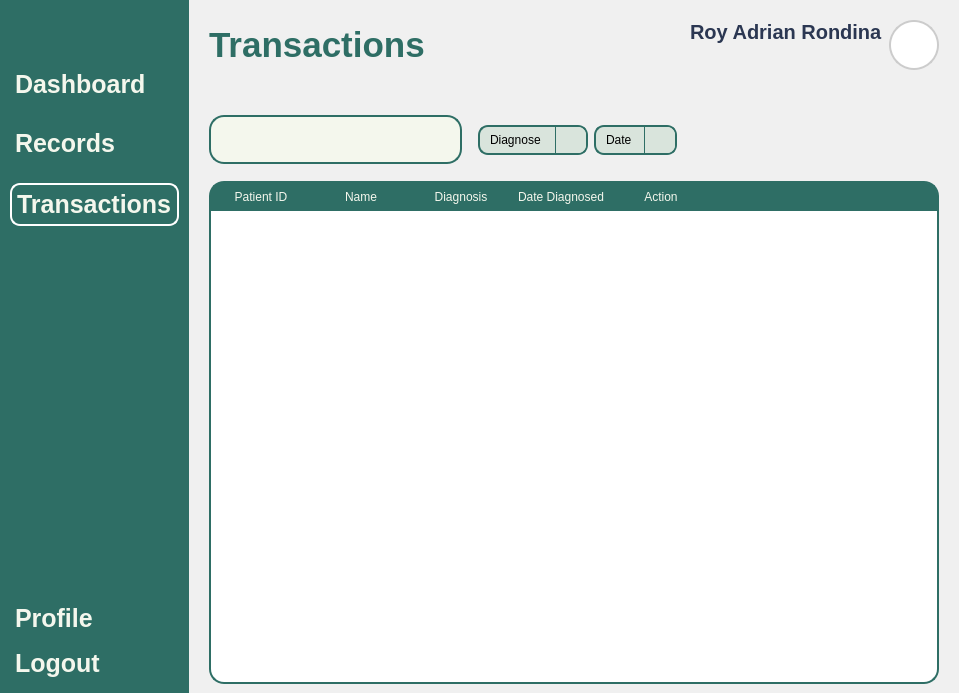
<?xml version="1.0" encoding="UTF-8"?>
<ui version="4.0">
 <class>MainWindow</class>
 <widget class="QMainWindow" name="MainWindow">
  <property name="geometry">
   <rect>
    <x>0</x>
    <y>0</y>
    <width>959</width>
    <height>693</height>
   </rect>
  </property>
  <property name="windowTitle">
   <string>MainWindow</string>
  </property>
  <property name="styleSheet">
   <string notr="true">*{
	padding: 0px;
	margin: 0px;
	border: 0px;
}
QPushButton {
	font: 900 10pt &quot;Satoshi Black&quot;;
	background-color: transparent;
 	border-radius: 10px;
	font-weight: bold;
	font-size: 25px;
	color: #F4F7ED;
	text-align: left;
	padding: 5px 5px;
}
#NavBar {
    background-color: #2E6E65;
}
QLabel {
	font: 900 10pt &quot;Satoshi Black&quot;;
	font-size: 20px;
	font-weight: bold;
	color: #2E6E65;
	qproperty-alignment: 'AlignLeft';
    qproperty-wordWrap: true;
	background: transparent;
}
</string>
  </property>
  <widget class="QWidget" name="centralwidget">
   <layout class="QHBoxLayout" name="horizontalLayout">
    <property name="spacing">
     <number>0</number>
    </property>
    <property name="leftMargin">
     <number>0</number>
    </property>
    <property name="topMargin">
     <number>0</number>
    </property>
    <property name="rightMargin">
     <number>0</number>
    </property>
    <property name="bottomMargin">
     <number>0</number>
    </property>
    <item>
     <widget class="QWidget" name="NavBar" native="true">
      <property name="sizePolicy">
       <sizepolicy hsizetype="Preferred" vsizetype="Expanding">
        <horstretch>0</horstretch>
        <verstretch>0</verstretch>
       </sizepolicy>
      </property>
      <layout class="QVBoxLayout" name="verticalLayout_3">
       <property name="spacing">
        <number>6</number>
       </property>
       <property name="leftMargin">
        <number>10</number>
       </property>
       <property name="topMargin">
        <number>10</number>
       </property>
       <property name="rightMargin">
        <number>10</number>
       </property>
       <property name="bottomMargin">
        <number>10</number>
       </property>
       <item>
        <widget class="QPushButton" name="DashBoardButton_2">
         <property name="text">
          <string/>
         </property>
         <property name="icon">
          <iconset resource="../Images/resources.qrc">
           <normaloff>:/lucide/icons/align-justify.svg</normaloff>:/lucide/icons/align-justify.svg</iconset>
         </property>
         <property name="iconSize">
          <size>
           <width>30</width>
           <height>30</height>
          </size>
         </property>
        </widget>
       </item>
       <item>
        <spacer name="verticalSpacer_3">
         <property name="orientation">
          <enum>Qt::Vertical</enum>
         </property>
         <property name="sizeType">
          <enum>QSizePolicy::Fixed</enum>
         </property>
         <property name="sizeHint" stdset="0">
          <size>
           <width>20</width>
           <height>10</height>
          </size>
         </property>
        </spacer>
       </item>
       <item>
        <layout class="QVBoxLayout" name="MainButtons_2">
         <property name="spacing">
          <number>20</number>
         </property>
         <property name="sizeConstraint">
          <enum>QLayout::SetNoConstraint</enum>
         </property>
         <item>
          <widget class="QPushButton" name="DashboardButton">
           <property name="text">
            <string>Dashboard</string>
           </property>
           <property name="icon">
            <iconset resource="../Images/resources.qrc">
             <normaloff>:/lucide/icons/layout-dashboard.svg</normaloff>:/lucide/icons/layout-dashboard.svg</iconset>
           </property>
           <property name="iconSize">
            <size>
             <width>30</width>
             <height>30</height>
            </size>
           </property>
          </widget>
         </item>
         <item>
          <widget class="QPushButton" name="RecordButton">
           <property name="text">
            <string>Records</string>
           </property>
           <property name="icon">
            <iconset resource="../Images/resources.qrc">
             <normaloff>:/lucide/icons/file-text.svg</normaloff>:/lucide/icons/file-text.svg</iconset>
           </property>
           <property name="iconSize">
            <size>
             <width>30</width>
             <height>30</height>
            </size>
           </property>
          </widget>
         </item>
         <item>
          <widget class="QPushButton" name="pushButton_8">
           <property name="styleSheet">
            <string notr="true">QPushButton{
	border: 2px solid white;
}</string>
           </property>
           <property name="text">
            <string>Transactions</string>
           </property>
           <property name="icon">
            <iconset resource="../Images/resources.qrc">
             <normaloff>:/lucide/icons/tickets.svg</normaloff>:/lucide/icons/tickets.svg</iconset>
           </property>
           <property name="iconSize">
            <size>
             <width>30</width>
             <height>30</height>
            </size>
           </property>
          </widget>
         </item>
        </layout>
       </item>
       <item>
        <spacer name="verticalSpacer_4">
         <property name="orientation">
          <enum>Qt::Vertical</enum>
         </property>
         <property name="sizeType">
          <enum>QSizePolicy::Expanding</enum>
         </property>
         <property name="sizeHint" stdset="0">
          <size>
           <width>20</width>
           <height>40</height>
          </size>
         </property>
        </spacer>
       </item>
       <item>
        <layout class="QVBoxLayout" name="verticalLayout_4">
         <property name="sizeConstraint">
          <enum>QLayout::SetNoConstraint</enum>
         </property>
         <item>
          <widget class="QPushButton" name="ProfileButton">
           <property name="text">
            <string>Profile</string>
           </property>
           <property name="icon">
            <iconset resource="../Images/resources.qrc">
             <normaloff>:/lucide/icons/user-round-cog.svg</normaloff>:/lucide/icons/user-round-cog.svg</iconset>
           </property>
           <property name="iconSize">
            <size>
             <width>30</width>
             <height>30</height>
            </size>
           </property>
          </widget>
         </item>
         <item>
          <widget class="QPushButton" name="LogoutButton">
           <property name="text">
            <string>Logout</string>
           </property>
           <property name="icon">
            <iconset resource="../Images/resources.qrc">
             <normaloff>:/lucide/icons/log-out.svg</normaloff>:/lucide/icons/log-out.svg</iconset>
           </property>
           <property name="iconSize">
            <size>
             <width>30</width>
             <height>30</height>
            </size>
           </property>
          </widget>
         </item>
        </layout>
       </item>
      </layout>
     </widget>
    </item>
    <item>
     <widget class="QFrame" name="MainBodyContainer">
      <property name="styleSheet">
       <string notr="true">#MainBodyContainer {
	background-color: #f0f0f0;
}

#Header {
	padding: 20px 20px;
}
QLabel {
    padding: 0px;
}
#UserType {
	font: 300 10pt &quot;Lexend Light&quot;;
	font-size: 15px;
	color: #2B3752;
}
#UserName {
	font: 600 10pt &quot;Lexend SemiBold&quot;;
	font-size: 20px;
	color: #2B3752;
}
#InterfaceTitle{
	font-size: 35px;
}
QGraphicsView {
    border: 2px solid #ccc;
    border-radius: 25px;
    background: white;
}


</string>
      </property>
      <property name="frameShape">
       <enum>QFrame::StyledPanel</enum>
      </property>
      <property name="frameShadow">
       <enum>QFrame::Raised</enum>
      </property>
      <layout class="QVBoxLayout" name="verticalLayout_5">
       <property name="spacing">
        <number>6</number>
       </property>
       <property name="leftMargin">
        <number>0</number>
       </property>
       <property name="topMargin">
        <number>0</number>
       </property>
       <property name="rightMargin">
        <number>0</number>
       </property>
       <property name="bottomMargin">
        <number>0</number>
       </property>
       <item>
        <widget class="QFrame" name="Header">
         <property name="sizePolicy">
          <sizepolicy hsizetype="Expanding" vsizetype="Preferred">
           <horstretch>0</horstretch>
           <verstretch>0</verstretch>
          </sizepolicy>
         </property>
         <property name="frameShape">
          <enum>QFrame::StyledPanel</enum>
         </property>
         <property name="frameShadow">
          <enum>QFrame::Raised</enum>
         </property>
         <layout class="QHBoxLayout" name="horizontalLayout_2">
          <property name="leftMargin">
           <number>0</number>
          </property>
          <property name="topMargin">
           <number>0</number>
          </property>
          <property name="rightMargin">
           <number>0</number>
          </property>
          <property name="bottomMargin">
           <number>0</number>
          </property>
          <item>
           <widget class="QLabel" name="InterfaceTitle">
            <property name="text">
             <string>Transactions</string>
            </property>
           </widget>
          </item>
          <item>
           <layout class="QHBoxLayout" name="UserPanel">
            <property name="rightMargin">
             <number>0</number>
            </property>
            <item>
             <layout class="QVBoxLayout" name="UserInfo">
              <property name="spacing">
               <number>0</number>
              </property>
              <item alignment="Qt::AlignRight">
               <widget class="QLabel" name="UserName">
                <property name="text">
                 <string>Roy Adrian Rondina</string>
                </property>
                <property name="alignment">
                 <set>Qt::AlignLeading</set>
                </property>
               </widget>
              </item>
             </layout>
            </item>
            <item>
             <widget class="QFrame" name="Profile">
              <property name="sizePolicy">
               <sizepolicy hsizetype="Fixed" vsizetype="Fixed">
                <horstretch>0</horstretch>
                <verstretch>0</verstretch>
               </sizepolicy>
              </property>
              <property name="minimumSize">
               <size>
                <width>50</width>
                <height>50</height>
               </size>
              </property>
              <property name="maximumSize">
               <size>
                <width>50</width>
                <height>50</height>
               </size>
              </property>
              <property name="frameShape">
               <enum>QFrame::StyledPanel</enum>
              </property>
              <property name="frameShadow">
               <enum>QFrame::Raised</enum>
              </property>
              <layout class="QVBoxLayout" name="verticalLayout_6">
               <property name="spacing">
                <number>0</number>
               </property>
               <property name="leftMargin">
                <number>0</number>
               </property>
               <property name="topMargin">
                <number>0</number>
               </property>
               <property name="rightMargin">
                <number>0</number>
               </property>
               <property name="bottomMargin">
                <number>0</number>
               </property>
               <item>
                <widget class="QGraphicsView" name="ProfilePic">
                 <property name="enabled">
                  <bool>true</bool>
                 </property>
                 <property name="sizePolicy">
                  <sizepolicy hsizetype="Preferred" vsizetype="Preferred">
                   <horstretch>0</horstretch>
                   <verstretch>0</verstretch>
                  </sizepolicy>
                 </property>
                 <property name="minimumSize">
                  <size>
                   <width>0</width>
                   <height>0</height>
                  </size>
                 </property>
                </widget>
               </item>
              </layout>
             </widget>
            </item>
           </layout>
          </item>
         </layout>
        </widget>
       </item>
       <item>
        <widget class="QFrame" name="MainBody">
         <property name="sizePolicy">
          <sizepolicy hsizetype="Expanding" vsizetype="Expanding">
           <horstretch>0</horstretch>
           <verstretch>0</verstretch>
          </sizepolicy>
         </property>
         <property name="styleSheet">
          <string notr="true">#Searchbar {
	border: 2px solid #2E6E65;
	border-radius: 15px;
	text-align: center;
	background-color: transparent;
}


</string>
         </property>
         <property name="frameShape">
          <enum>QFrame::StyledPanel</enum>
         </property>
         <property name="frameShadow">
          <enum>QFrame::Raised</enum>
         </property>
         <layout class="QVBoxLayout" name="verticalLayout_7">
          <property name="leftMargin">
           <number>20</number>
          </property>
          <property name="rightMargin">
           <number>20</number>
          </property>
          <item>
           <widget class="QFrame" name="SearchBarContainer">
            <property name="sizePolicy">
             <sizepolicy hsizetype="Preferred" vsizetype="Expanding">
              <horstretch>0</horstretch>
              <verstretch>0</verstretch>
             </sizepolicy>
            </property>
            <property name="maximumSize">
             <size>
              <width>16777215</width>
              <height>70</height>
             </size>
            </property>
            <property name="frameShape">
             <enum>QFrame::StyledPanel</enum>
            </property>
            <property name="frameShadow">
             <enum>QFrame::Raised</enum>
            </property>
            <layout class="QHBoxLayout" name="horizontalLayout_4">
             <property name="leftMargin">
              <number>0</number>
             </property>
             <item>
              <widget class="QWidget" name="SearchBar" native="true">
               <property name="sizePolicy">
                <sizepolicy hsizetype="Expanding" vsizetype="Fixed">
                 <horstretch>0</horstretch>
                 <verstretch>0</verstretch>
                </sizepolicy>
               </property>
               <property name="styleSheet">
                <string notr="true">#SearchBar {
	background-color: #F4F7ED;
	border: 2px solid #2E6E65;
    border-radius: 15px;
}
#Search{
	background-color: transparent ;
	font: 300 14pt &quot;Lexend Light&quot;;
}</string>
               </property>
               <layout class="QHBoxLayout" name="horizontalLayout_3">
                <property name="spacing">
                 <number>0</number>
                </property>
                <property name="leftMargin">
                 <number>0</number>
                </property>
                <property name="topMargin">
                 <number>5</number>
                </property>
                <property name="rightMargin">
                 <number>0</number>
                </property>
                <property name="bottomMargin">
                 <number>5</number>
                </property>
                <item>
                 <widget class="QPushButton" name="Icon">
                  <property name="text">
                   <string/>
                  </property>
                  <property name="icon">
                   <iconset resource="../Images/resources.qrc">
                    <normaloff>:/lucide/icons/search.svg</normaloff>:/lucide/icons/search.svg</iconset>
                  </property>
                  <property name="iconSize">
                   <size>
                    <width>30</width>
                    <height>30</height>
                   </size>
                  </property>
                 </widget>
                </item>
                <item>
                 <widget class="QLineEdit" name="Search"/>
                </item>
               </layout>
              </widget>
             </item>
             <item>
              <spacer name="horizontalSpacer_3">
               <property name="orientation">
                <enum>Qt::Horizontal</enum>
               </property>
               <property name="sizeType">
                <enum>QSizePolicy::Maximum</enum>
               </property>
               <property name="sizeHint" stdset="0">
                <size>
                 <width>10</width>
                 <height>20</height>
                </size>
               </property>
              </spacer>
             </item>
             <item>
              <widget class="QComboBox" name="DiagnoseBox">
               <property name="sizePolicy">
                <sizepolicy hsizetype="Preferred" vsizetype="Fixed">
                 <horstretch>0</horstretch>
                 <verstretch>0</verstretch>
                </sizepolicy>
               </property>
               <property name="styleSheet">
                <string notr="true">QComboBox {
    background-color: #D9E4DC;
    border: 2px solid #2E6E65;
    border-radius: 10px;
    padding: 5px 10px;
	font: 300 12pt &quot;Lexend Light&quot;;
}
QComboBox::drop-down {
    subcontrol-origin: padding;
    subcontrol-position: top right;
    width: 30px;
    border-left: 1px solid #2E6E65;
    background-color: #D9E4DC;
    border-top-right-radius: 8px;
    border-bottom-right-radius: 8px;
}
QComboBox::down-arrow {
    image: url(:/icons/icons/chevron-down.svg);
    width: 20px;
    height: 20px;
}
QComboBox QAbstractItemView {
    background-color: #F4F7ED;
    selection-background-color: #CCE3D0;
    border: 1px solid #2E6E65;
    border-radius: 2px;
    outline: 0;
	font: 300 12pt &quot;Lexend Light&quot;;
}</string>
               </property>
               <property name="editable">
                <bool>false</bool>
               </property>
               <item>
                <property name="text">
                 <string>Diagnose</string>
                </property>
               </item>
              </widget>
             </item>
             <item>
              <widget class="QComboBox" name="DateBox">
               <property name="styleSheet">
                <string notr="true">QComboBox {
    background-color: #D9E4DC;
    border: 2px solid #2E6E65;
    border-radius: 10px;
    padding: 5px 10px;
	font: 300 12pt &quot;Lexend Light&quot;;
}
QComboBox::drop-down {
    subcontrol-origin: padding;
    subcontrol-position: top right;
    width: 30px;
    border-left: 1px solid #2E6E65;
    background-color: #D9E4DC;
    border-top-right-radius: 8px;
    border-bottom-right-radius: 8px;
}
QComboBox::down-arrow {
    image: url(:/icons/icons/chevron-down.svg);
    width: 20px;
    height: 20px;
}
QComboBox QAbstractItemView {
    background-color: #F4F7ED;
    selection-background-color: #CCE3D0;
    border: 1px solid #2E6E65;
    border-radius: 2px;
    outline: 0;
	font: 300 12pt &quot;Lexend Light&quot;;
}</string>
               </property>
               <item>
                <property name="text">
                 <string>Date</string>
                </property>
               </item>
              </widget>
             </item>
             <item>
              <spacer name="horizontalSpacer_4">
               <property name="orientation">
                <enum>Qt::Horizontal</enum>
               </property>
               <property name="sizeType">
                <enum>QSizePolicy::Expanding</enum>
               </property>
               <property name="sizeHint" stdset="0">
                <size>
                 <width>200</width>
                 <height>20</height>
                </size>
               </property>
              </spacer>
             </item>
            </layout>
           </widget>
          </item>
          <item>
           <widget class="QTableWidget" name="DoneTable">
            <property name="styleSheet">
             <string notr="true">QTableWidget {
    border: 2px solid white;
    border-radius: 15px;
    background-color: white;
	border-color: #2e6e65;
}

QHeaderView {
    border: none;
    font: 700 16pt &quot;Arial&quot;;
    background-color: #2e6e65;
    color: #f4f7ed;
    padding: 0px;
    margin: 0px;
    border-top-left-radius: 10px;
    border-top-right-radius: 10px;
}

QHeaderView::section {
    border: none;
	text-align: left;
    font: 700 16pt &quot;Arial&quot;;
    background-color: #2e6e65;
    color: #f4f7ed;
    padding: 5px;
    margin: 0px;
}

QHeaderView::section:first {
    border-top-left-radius: 10px;
}

QHeaderView::section:last {
    border-top-right-radius: 10px;
}
</string>
            </property>
            <column>
             <property name="text">
              <string>Patient ID</string>
             </property>
            </column>
            <column>
             <property name="text">
              <string>Name</string>
             </property>
            </column>
            <column>
             <property name="text">
              <string>Diagnosis</string>
             </property>
            </column>
            <column>
             <property name="text">
              <string>Date Diagnosed</string>
             </property>
            </column>
            <column>
             <property name="text">
              <string>Action</string>
             </property>
            </column>
           </widget>
          </item>
         </layout>
        </widget>
       </item>
      </layout>
     </widget>
    </item>
   </layout>
  </widget>
 </widget>
 <resources>
  <include location="../Images/resources.qrc"/>
 </resources>
 <connections/>
</ui>
